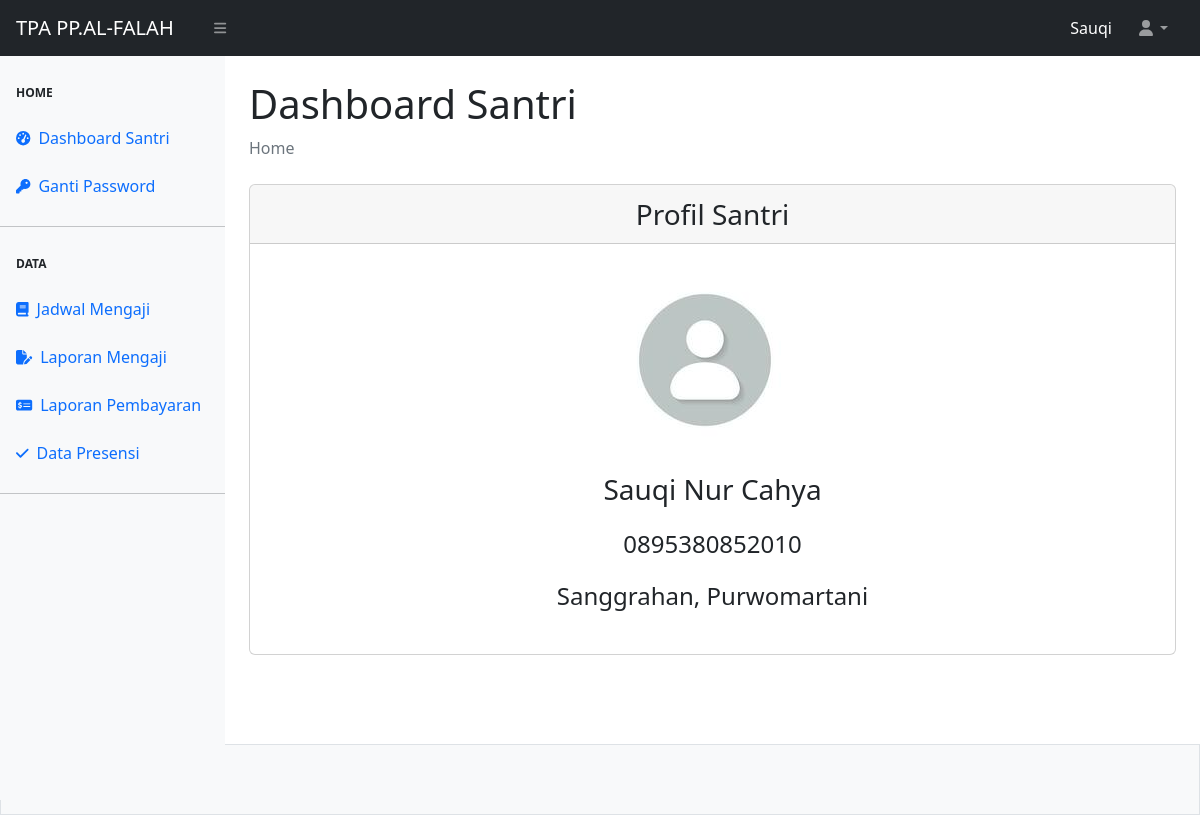
The app's page /santri_dashboard.php (signed in) with its own data.
### tables this page shows
CREATE TABLE `tbl_newuser` (
  `id` int(11) NOT NULL,
  `username` varchar(50) NOT NULL,
  `password` varchar(255) NOT NULL,
  `role` enum('admin','santri') NOT NULL,
  `nama` varchar(100) NOT NULL,
  `telpon` varchar(50) NOT NULL,
  `alamat` varchar(100) NOT NULL
);

### santri_dashboard.php (the view, shortened to what this page needs)
<?php
require_once "config.php";
require_once "template/header.php";
require_once "template/navbar.php";
require_once "template/sidebarsantri.php";
$nama = $_SESSION['nama'];
$queryProfil = $koneksi->prepare("SELECT nama, telpon, alamat FROM tbl_newuser WHERE nama = ?");
$queryProfil->bind_param("s", $nama);
$queryProfil->execute();
$resultProfil = $queryProfil->get_result();
$dataProfil = $resultProfil->fetch_assoc();
?>
<div id="layoutSidenav_content">
    <main>
        <div class="container-fluid px-4">
            <h1 class="mt-4">Dashboard Santri</h1>
            <ol class="breadcrumb mb-4">
                <li class="breadcrumb-item active">Home</li>
            </ol>
                        <div class="card text-center">
                         <div class="card-header fs-3 thicker">
                             Profil Santri
                         </div>
                        <div class="card-body">
                            <div class="align-items-center">
                                <div class="me-3">
                                    <img src="asset/image/user.jpg" alt="user" class="img-fluid rounded-circle" style="width: 200px; height: 200px;">
                                </div>
                                <div>
                                    <table class="table table-hover">
                                        <tbody>
                                            <tr>
                                                <td class="fs-3"><?= htmlspecialchars($dataProfil['nama']) ?></td>
                                            </tr>
                                            <tr>
                                                <td class="fs-4"><?= htmlspecialchars($dataProfil['telpon']) ?></td>
                                            </tr>
                                            <tr>
                                                <td class="fs-4"><?= htmlspecialchars($dataProfil['alamat']) ?></td>
                                            </tr>
                                        </tbody>
                                    </table>
                                </div>
                            </div>
                        </div>
                    </div>
                </div>
            </div>
        </div>
<?php
require_once "template/footer.php";
?>

### santri_dashboard.php (style rules this page uses)
.table-hover tbody td { border: 0; }

### records on screen
tbl_newuser: nama "Sauqi Nur Cahya", telpon "0895380852010", alamat "Sanggrahan, Purwomartani"

### other values on screen
$_SESSION['ssUser'] "Sauqi"
